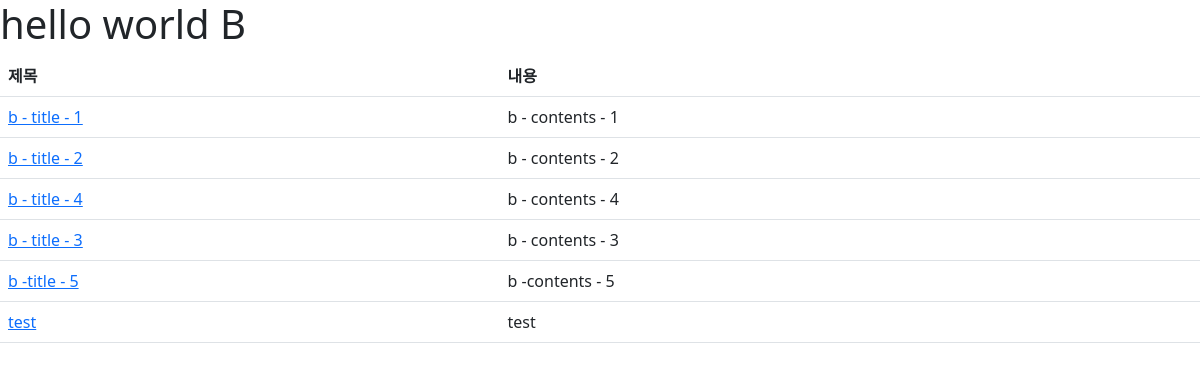
Screenshot of /bb/ with the database file from the repository.
### b/models.py (models this page shows, shortened)
class Blog(models.Model):
    title = models.CharField(max_length=100)
    author=models.ForeignKey(User, on_delete=models.CASCADE, blank=True, null=True)
    contents = models.TextField()
    r=random.randint(1,10000)
    img= models.ImageField(upload_to=f"bb/%Y/%m/%d{r}",blank=True)# blank=true는 사용자가 업로드 입력하지 않아도 된다는 의미
    created_at=models.DateTimeField(auto_now_add=True,null=True)
    modified_at=models.DateTimeField(auto_now=True,null=True)

### b/views.py (the view)
# urls.py: path('bb/',indexB),
def indexB(request):
    context= Blog.objects.all()
    return render(request, 'indexB.html', {'context':context})

### b/templates/indexB.html (shortened to what this page needs)
<!DOCTYPE html>
<html lang="en">
<head>
    <link href="https://cdn.jsdelivr.net/npm/bootstrap@5.0.2/dist/css/bootstrap.min.css" rel="stylesheet">
</head>
<body>
    <h1>hello world B</h1>
    <table class="table table-hover">
        <tr>
            <th>제목</th>
            <th>내용</th>
        </tr>
    {% for blog in context %}
        <tr>
            <td>
                <a href="/bb/{{blog.id}}/">{{blog.title}}</a>
            </td>
            <td>{{blog.contents}}</td>
        </tr>
    {% endfor %}
    </table>
</body>
</html>

### rows the page displays
Blog: title "b - title - 1", contents "b - contents - 1"
Blog: title "b - title - 2", contents "b - contents - 2"
Blog: title "b - title - 4", contents "b - contents - 4"
Blog: title "b - title - 3", contents "b - contents - 3"
Blog: title "b -title - 5", contents "b -contents - 5"
Blog: title "test", contents "test"
